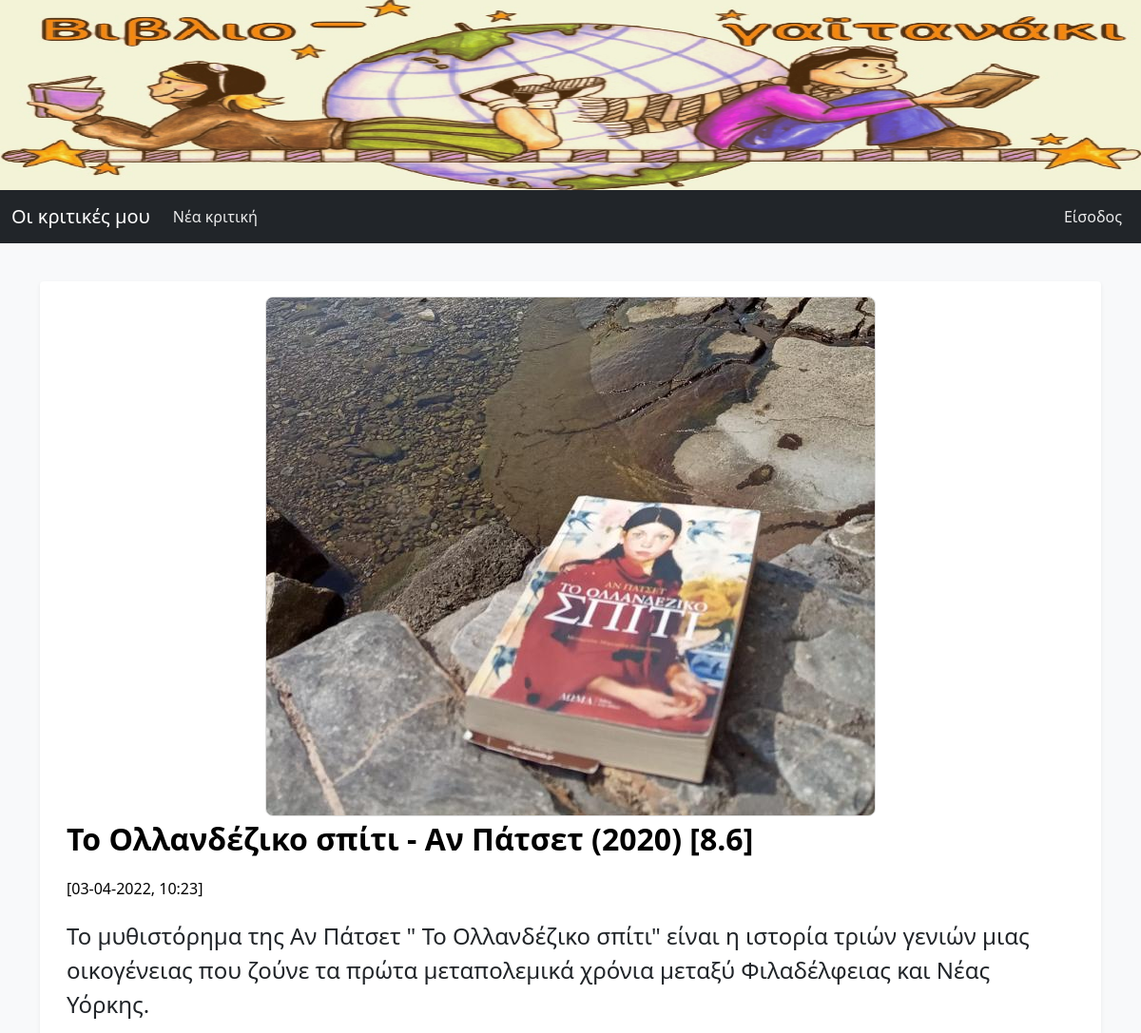
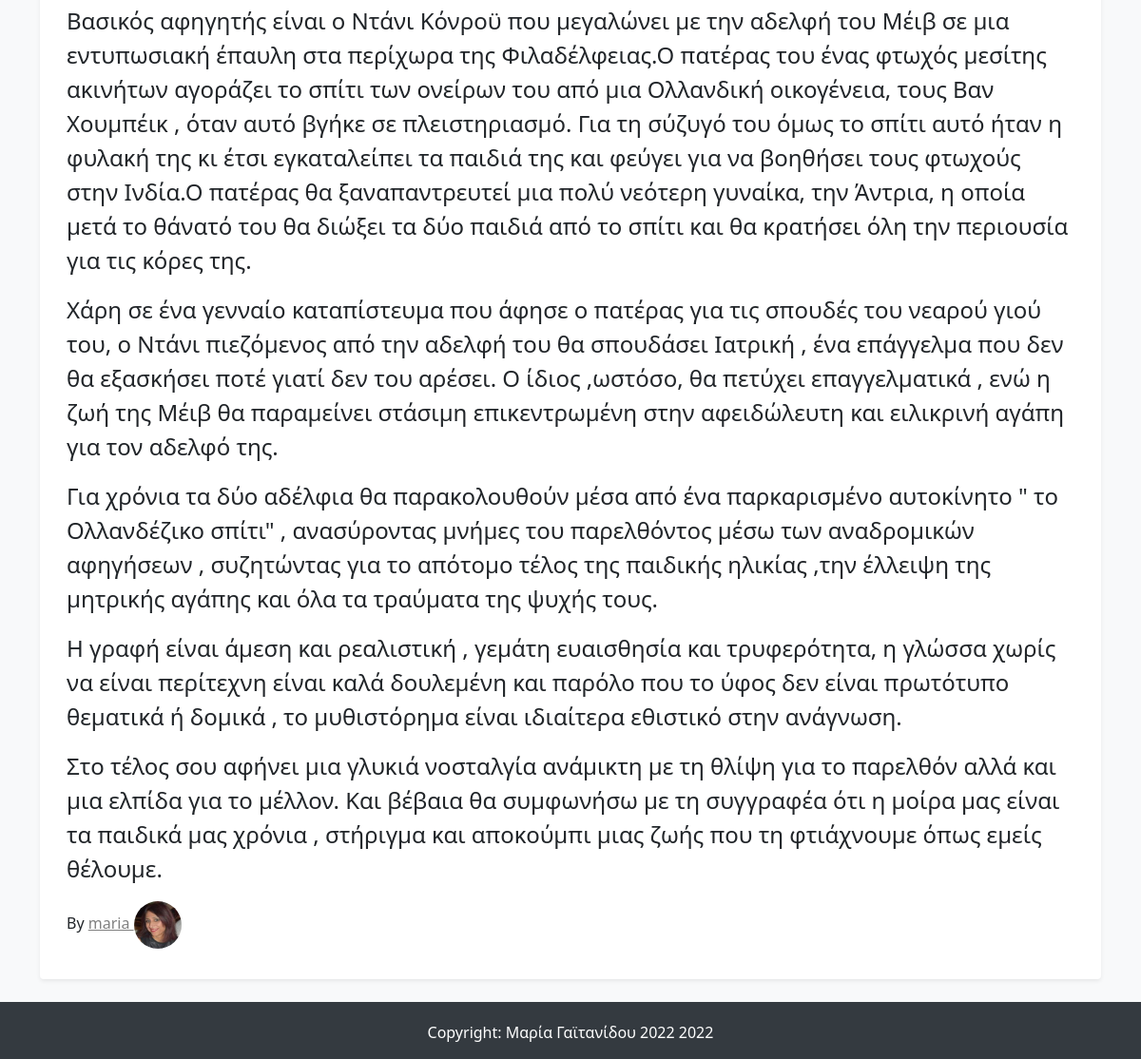
Page /movie/3 on the committed database (2 pictures, top to bottom).
### flaskMoviesApp/models.py (models this page shows, shortened)
class Movie(db.Model):
    id = db.Column(db.Integer, primary_key=True) ## δήλωση id ταινίας, πρωτεύον κλειδί
    title = db.Column(db.String(50), nullable=False) ## δήλωση τίτλου (50 χαρακτήρες), υποχρεωτικό πεδίο
    plot = db.Column(db.Text(), nullable=False) ## δήλωση υπόθεσης ταινίας (κείμενο με απεριόριστο αριθμό χαρακτήρων), υποχρεωτικό πεδίο
    movie_image = db.Column(db.String(40), default='default_movie_image.png') ## δήλωση ονόματος εικόνας ταινίας (40 χαρακτήρες) με προεπιλεγμένο τίτλο:'default_movie_image.png', ΜΗ υποχρεωτικό πεδίο
    rating = db.Column(db.Integer, default=1, nullable=False) ## Integer, δήλωση πεδίου βαθμολογίας ταινίας, με προεπιλεγμένη τιμή το μηδέν: default=1, υποχρεωτικό πεδίο
    release_year = db.Column(db.Integer, default=2000, nullable=False) ## Integer, δήλωση πεδίου χρονιάς πρώτης προβολής της ταινίας με προεπιλεγμένη τιμή default=2000, υποχρεωτικό πεδίο
    date_created = db.Column(db.DateTime, nullable=False, default=datetime.utcnow) ## δήλωση ημερομηνίας δημιουργίας ταινίας τύπου DateTime με προεπιλεγμένη τιμή: default=datetime.utcnow
    user_id = db.Column(db.Integer, db.ForeignKey('user.id'), nullable=False) ## δήλωση ID του χρήστη που αποθήκευσε την ταινία, ForeignKey στο πεδίο id του πίνακα user, υποχρεωτικό πεδίο

class User(db.Model, UserMixin):
    id = db.Column(db.Integer, primary_key=True)
    username = db.Column(db.String(15), unique=True, nullable=False)
    email = db.Column(db.String(150), unique=True, nullable=False)
    profile_image = db.Column(db.String(30), nullable=False, default='default_profile_image.png')
    password = db.Column(db.String(15), nullable=False)
    movies = db.relationship('Movie', backref='author', lazy=True)

### flaskMoviesApp/routes.py (the view)
@app.route("/movie/<int:movie_id>", methods=["GET"])
def movie(movie_id):
    movie = Movie.query.get_or_404(movie_id)
    return render_template("movie.html", movie=movie)

### flaskMoviesApp/templates/movie.html (shortened to what this page needs)
{% extends "base.html" %}
{% block content %}
  <main role="main" class="container">
    {% if movie %}
      <div class="row my-3 p-3 bg-body rounded shadow-sm">
    		<div class="col col-md-12">
          {% if movie.movie_image and movie.movie_image != 'default_movie_image.png' %}
            <img src="{{ url_for('static', filename='images/movies_images/'+movie.movie_image) }}" alt="{{ movie.title }}" title="{{ movie.title }}" class="img-responsive mx-auto d-block a_image">
          {% endif %}
    		</div>
    		<div class="col col-md-12">
    			<p class="main-movie-title">
            {{ movie.title }} ({{ movie.release_year }}) [{{ movie.rating / 10 }}]
          </p>
          <small class="movie_date">[{{ movie.date_created.strftime('%d-%m-%Y, %H:%M')}}]</small>
          <div class="main-movie-full-text">
            {{ movie.plot | safe }}
          </div>
    			<p class="">By
            <span>
              <a class="author-name" href="{{ url_for('movies_by_author', author_id=movie.author.id) }}">
                {{ movie.author.username }}
                <img class="rounded-circle navbar-profile-image" alt="{{ current_user.username }}" src="{{ url_for('static', filename='images/profiles_images/'+movie.author.profile_image) }}" data-holder-rendered="true" data-bs-toggle="tooltip" data-bs-placement="top" title="{{ movie.author.username }}">
              </a>
            </span>
          </p>
    		</div>
    	</div>
    {% else %}
      <div class="alert alert-info alert-dismissible fade show" role="alert">Δεν βρέθηκε καμία κριτική</div>
    {% endif %}
  </main>
{% endblock content %}

### flaskMoviesApp/static/css/styles.css (style rules this page uses)
body { background-color: #f8f9fa; }
.container { margin-top: 20px; }
.main-movie-title { font-size: 2em; font-weight: bold; text-decoration: none; color: black; }
.movie_date,.movie_date:hover { font-size: 1em; color: black; }
.main-movie-partial-text,.main-movie-full-text { font-size: 1.5em; margin-top: 20px; }
.author-name:link { color: gray; }
.main-movie-category:hover,.main-movie-title:hover,.author-name { text-decoration: underline; color: black; }
.row { margin-top: 20px; }
.navbar-profile-image { width: 50px; height: 50px; }
.a_image { border: 1px solid #ddd; border-radius: 8px; }

### rows in the picture
Movie: movie_image (picture), title "Το Ολλανδέζικο σπίτι - Αν Πάτσετ", release_year "2020", movie.rating/10 "8.6", date_created "03-04-2022, 10:23", plot "Το μυθιστόρημα της Αν Πάτσετ \" Το Ολλανδέζικο σπίτι\" είναι η ιστορία τριών γενιών μιας οικογένειας που ζούνε τα πρώτα μεταπολεμικά χρόνια μεταξύ Φιλαδέλφειας και Νέας Υόρκης. Βασικός αφηγητής είναι ο Ντάνι Κόνροϋ που μεγαλώνει με την αδελφή του Μέιβ σε μια εντυπωσιακή έπαυλη στα περίχωρα της Φιλαδέλφειας.Ο πατέρας του ένας φτωχός μεσίτης ακινήτων αγοράζει το σπίτι των ονείρων του από μια Ολλανδική οικογένεια, τους Βαν Χουμπέικ , όταν αυτό βγήκε σε πλειστηριασμό. Για τη σύζυγό του όμως το σπίτι αυτό ήταν η φυλακή της κι έτσι εγκαταλείπει τα παιδιά της και φεύγει για να βοηθήσει τους φτωχούς στην Ινδία.Ο πατέρας θα ξαναπαντρευτεί μια πολύ νεότερη γυναίκα, την Άντρια, η οποία μετά το θάνατό…"
User: author.username "maria", profile_image (picture)
